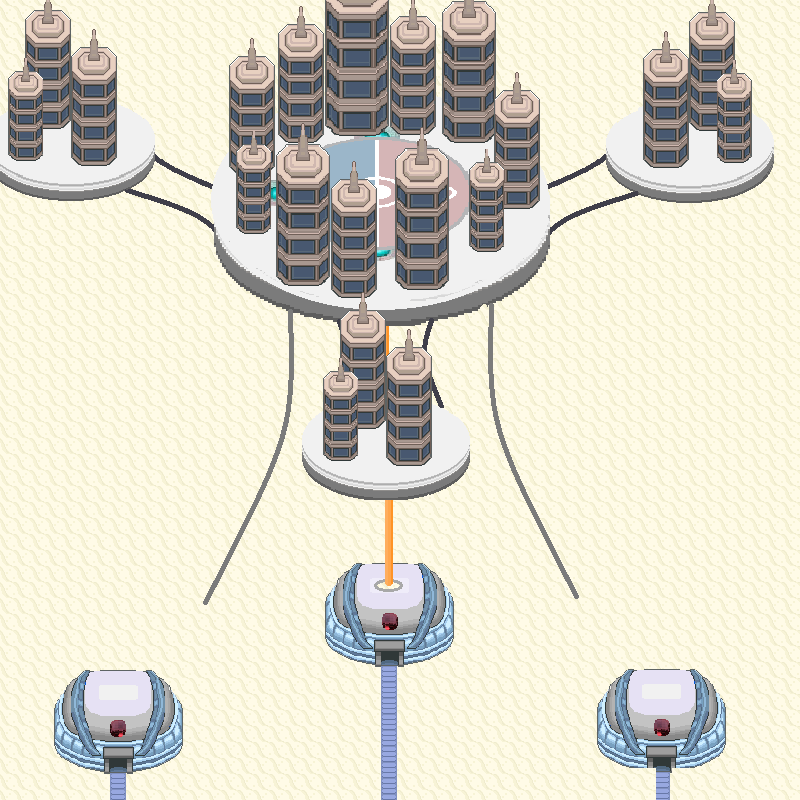

Below is a game level as drawn by its tile map, then a one-line description and the .tmx that defines it (tile-layer data replaced by summaries):
An orthogonal 50x50 tile map with 16x16 px tiles, 4 tile layers (Grass, Walkable, Collisions, WalkBehind), 2 tilesets.

<map version="1.0" orientation="orthogonal" width="50" height="50" tilewidth="16" tileheight="16">
 <properties>
  <property name="dayPokemonChances" value="Cacnea,20;Baltoy,20;Claydol,10;Cacturne,20;Sandshrew,10;Sandslash,20;" />
  <property name="dayPokemonLevels" value="35-35;35-35;65-65;65-65;35-35;65-65;" />
  <property name="fishPokemonChances" value="" />
  <property name="fishPokemonLevels" value="" />
  <property name="isCave" value="false" />
  <property name="nightPokemonChances" value="Cacnea,20;Baltoy,20;Claydol,10;Cacturne,20;Sandshrew,10;Sandslash,20;" />
  <property name="nightPokemonLevels" value="35-35;35-35;65-65;65-65;35-35;65-65;" />
  <property name="pvp" value="yes" />
  <property name="waterPokemonChances" value="" />
  <property name="waterPokemonLevels" value="" />
  <property name="wildProbability" value="4" />
  <property name="xOffsetModifier" value="0" />
  <property name="yOffsetModifier" value="0" />
 </properties>
 <tileset firstgid="1" source="SinnohInteriorSet1.tsx" />
 <tileset firstgid="2369" source="Realgam Tower Set.tsx" />
 <layer name="Grass" width="50" height="50">
  <data>[2500 cells, 2500 non-empty, 1 distinct tile ids]</data>
 </layer>
 <layer name="Walkable" width="50" height="50">
  <data>[2500 cells, 12 non-empty, 12 distinct tile ids]</data>
 </layer>
 <layer name="Collisions" width="50" height="50">
  <data>[2500 cells, 176 non-empty, 176 distinct tile ids]</data>
 </layer>
 <layer name="WalkBehind" width="50" height="50">
  <data>[2500 cells, 2108 non-empty, 2108 distinct tile ids]</data>
 </layer>
</map>
